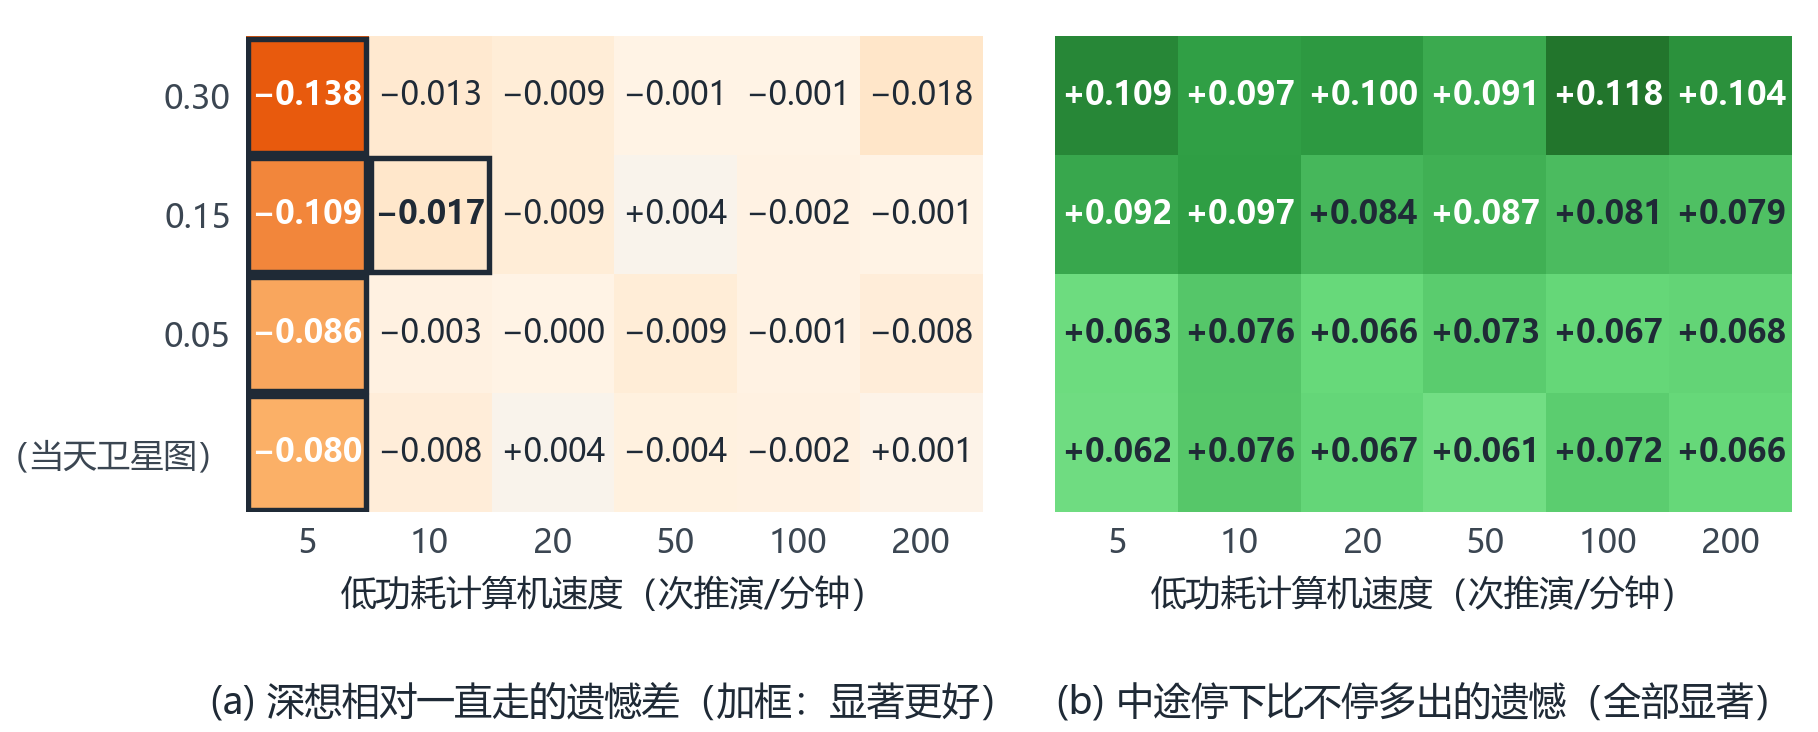

Here is the Python script that generated this plot:
"""Figure 8: which fixed way of spending time wins depends on the vehicle and the map.
Grid: speed of the low-power computer (x) by how far the real ocean departs from the satellite
map (y); 60 development missions per cell, the five fixed strategies on the same missions.
(a) the strategy with the lowest time-averaged regret, coloured only where it beats always
    going clearly (95% interval of the paired difference below zero); the number is its regret
    minus that of always going; grey "≈" = nothing clearly better than always going.
(b) how much worse the better of the two stopping strategies is than the best strategy that
    never stops (positive everywhere = stopping never pays).
Data: results/phase_<tag>_rl*_se*/results.jsonl     python -E -X utf8 paper/figures/fig_phase.py v3
"""
import json
import re
import sys
from pathlib import Path

import matplotlib
matplotlib.use("Agg")
import matplotlib.pyplot as plt
import numpy as np
import pandas as pd
from matplotlib.colors import ListedColormap

ROOT = Path(__file__).resolve().parents[2]
sys.path.insert(0, str(ROOT / "paper"))
from terms import STRATEGY as NAMES  # noqa: E402

TAG = sys.argv[1] if len(sys.argv) > 1 else "v3"
import style as SS  # noqa: E402
SS.setup()
from matplotlib.colors import LinearSegmentedColormap, TwoSlopeNorm  # noqa: E402
ORDER = list(NAMES)                          # fixed-0, fixed-1, periodic-100, periodic-300, periodic-200
COLORS = {"fixed-1": "#ff8787", "periodic-100": "#ffc078", "periodic-300": "#b197fc", "periodic-200": "#8ce99a"}
TIE = "#e9ecef"
MOVE, STOP = ["fixed-0", "fixed-1", "periodic-100"], ["periodic-300", "periodic-200"]
rng = np.random.default_rng(0)


def ci(d, n=2000):
    d = d[np.isfinite(d)]
    bs = [d[rng.integers(len(d), size=len(d))].mean() for _ in range(n)]
    return d.mean(), np.percentile(bs, 2.5), np.percentile(bs, 97.5)


rows = []
for d in sorted((ROOT / "results").glob(f"phase_{TAG}_rl*_se*")):
    m = re.search(r"rl([\d.]+)_se([\d.]+)", d.name)
    f = d / "results.jsonl"
    if not (d / "done").exists() or not f.exists():
        continue
    df = pd.DataFrame([json.loads(l) for l in open(f, encoding="utf-8")])
    P = df.pivot_table(index=["mission", "lag"], columns="controller", values="regret_avg")
    if not set(ORDER) <= set(P.columns):
        continue
    P = P[ORDER].dropna()
    best = P.mean().idxmin()
    r = dict(rl=float(m.group(1)), se=float(m.group(2)), n=len(P), best=best, **P.mean().to_dict())
    think = min(["fixed-1", "periodic-100"], key=lambda c: P[c].mean())
    r["think"] = think
    r["gain"], r["lo"], r["hi"] = ci((P[think] - P["fixed-0"]).to_numpy())
    # better stopping strategy minus best moving strategy (means over missions); interval by resampling missions
    r["stop"] = P[STOP].mean().min() - P[MOVE].mean().min()
    X = P.to_numpy()
    bs = []
    for _ in range(1000):
        mu = X[rng.integers(len(X), size=len(X))].mean(axis=0)
        bs.append(mu[[ORDER.index(c) for c in STOP]].min() - mu[[ORDER.index(c) for c in MOVE]].min())
    r["stop_lo"], r["stop_hi"] = np.percentile(bs, 2.5), np.percentile(bs, 97.5)
    rows.append(r)
T = pd.DataFrame(rows)
if T.empty:
    sys.exit("no finished phase runs for tag " + TAG)
rls, ses = sorted(T.rl.unique()), sorted(T.se.unique())


fig, ax = plt.subplots(1, 2, figsize=(SS.TEXTW, 62 * SS.MM), gridspec_kw=dict(width_ratios=[1, 1]))
fig.subplots_adjust(left=0.135, right=0.985, top=0.95, bottom=0.30, wspace=0.10)
A, B = ax
DIV = LinearSegmentedColormap.from_list("gain", ["#E8590C", "#FFC078", "#FFF4E6", "#F1F3F5", "#DEE2E6"])
SEQ = LinearSegmentedColormap.from_list("stop", ["#EBFBEE", "#B2F2BB", "#69DB7C", "#2F9E44", "#1B5E20"])
G = np.full((len(ses), len(rls)), np.nan)
Sg = np.full((len(ses), len(rls)), np.nan)
for _, r in T.iterrows():
    G[ses.index(r.se), rls.index(r.rl)] = r.gain
    Sg[ses.index(r.se), rls.index(r.rl)] = r.stop
imA = A.imshow(G, origin="lower", cmap=DIV, norm=TwoSlopeNorm(vmin=-0.14, vcenter=0.0, vmax=0.02), aspect="auto")
imB = B.imshow(Sg, origin="lower", cmap=SEQ, vmin=0.0, vmax=0.13, aspect="auto")
for _, r in T.iterrows():
    i, j = ses.index(r.se), rls.index(r.rl)
    clear = r.hi < 0
    A.text(j, i, SS.minus(r.gain), ha="center", va="center", fontsize=7.6,
           color="white" if r.gain < -0.07 else SS.INK, fontweight="bold" if clear else "normal")
    if clear:
        A.add_patch(plt.Rectangle((j - 0.48, i - 0.48), 0.96, 0.96, fill=False, ec=SS.INK, lw=1.3))
    B.text(j, i, SS.minus(r.stop), ha="center", va="center", fontsize=7.6,
           color="white" if r.stop > 0.085 else SS.INK, fontweight="bold" if r.stop_lo > 0 else "normal")
ylab = {0.0: "0（当天卫星图）", 0.05: "0.05", 0.15: "0.15", 0.3: "0.30"}
for a in (A, B):
    a.set_xticks(range(len(rls)), [f"{v:g}" for v in rls])
    a.set_yticks(range(len(ses)), [ylab.get(v, f"{v:g}") for v in ses] if a is A else [])
    a.set_xlabel("低功耗计算机速度（次推演/分钟）")
    a.grid(False)
    a.tick_params(length=0)
    for sp in a.spines.values():
        sp.set_visible(False)
A.set_ylabel("真实海洋偏离卫星图的程度")
SS.caption(A, "(a) 深想相对一直走的遗憾差（加框：显著更好）", y=-0.36)
SS.caption(B, "(b) 中途停下比不停多出的遗憾（全部显著）", y=-0.36)
SS.save(fig, "fig_phase")
print(T[["rl", "se", "n", "think", "gain", "lo", "hi", "stop", "stop_lo", "stop_hi"]].round(3).to_string())
